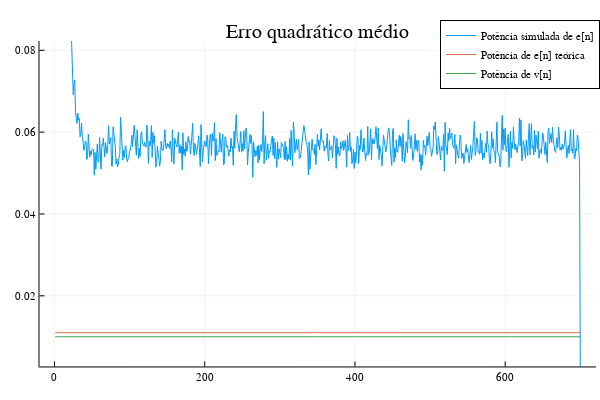

The notebook cell this image was saved under:
### Code cell
plot(title= "Erro quadrático médio")
plot!(erro', label = "Potência simulada de e[n]")
plot!(ones(N)*(σv2 + EMSE), label = "Potência de e[n] teórica")
plot!(ones(N)*σv2, label= "Potência de v[n]")
plot!(ylims = [0.005, 0.08])

### Figure 1 — Plotly figure (JSON) as saved in the notebook; plotly's stock layout.template omitted (floating-point values rounded to 4 significant figures; data arrays with more than 128 entries replaced by an {"elided": "..."} marker saying what was removed)
{"data": [{"colorbar": {"title": ""}, "legendgroup": "Potência simulada de e[n]", "line": {"color": "rgba(0, 154, 250, 1.000)", "dash": "solid", "shape": "linear", "width": 1}, "mode": "lines", "name": "Potência simulada de e[n]", "showlegend": true, "type": "scatter", "x": {"elided": "700 int values"}, "xaxis": "x", "y": {"elided": "700 float values"}, "yaxis": "y", "zmax": null, "zmin": null}, {"colorbar": {"title": ""}, "legendgroup": "Potência de e[n] teórica", "line": {"color": "rgba(227, 111, 71, 1.000)", "dash": "solid", "shape": "linear", "width": 1}, "mode": "lines", "name": "Potência de e[n] teórica", "showlegend": true, "type": "scatter", "x": {"elided": "700 int values"}, "xaxis": "x", "y": {"elided": "700 float values"}, "yaxis": "y", "zmax": null, "zmin": null}, {"colorbar": {"title": ""}, "legendgroup": "Potência de v[n]", "line": {"color": "rgba(62, 164, 78, 1.000)", "dash": "solid", "shape": "linear", "width": 1}, "mode": "lines", "name": "Potência de v[n]", "showlegend": true, "type": "scatter", "x": {"elided": "700 int values"}, "xaxis": "x", "y": {"elided": "700 float values"}, "yaxis": "y", "zmax": null, "zmin": null}], "layout": {"annotations": [{"font": {"color": "rgba(0, 0, 0, 1.000)", "family": "sans-serif", "size": 20}, "rotation": 0, "showarrow": false, "text": "Erro quadrático médio", "x": 0.5296, "xanchor": "center", "xref": "paper", "y": 1, "yanchor": "top", "yref": "paper"}], "height": 400, "legend": {"bgcolor": "rgba(255, 255, 255, 1.000)", "bordercolor": "rgba(0, 0, 0, 1.000)", "borderwidth": 1, "font": {"color": "rgba(0, 0, 0, 1.000)", "family": "sans-serif", "size": 11}, "tracegroupgap": 0, "traceorder": "normal", "x": 1, "xanchor": "auto", "y": 1, "yanchor": "auto"}, "margin": {"b": 20, "l": 0, "r": 0, "t": 20}, "paper_bgcolor": "rgba(255, 255, 255, 1.000)", "plot_bgcolor": "rgba(255, 255, 255, 1.000)", "showlegend": true, "width": 600, "xaxis": {"anchor": "y", "domain": [0.06582, 0.9934], "gridcolor": "rgba(0, 0, 0, 0.100)", "gridwidth": 0.5, "linecolor": "rgba(0, 0, 0, 1.000)", "mirror": false, "range": [-19.97, 721.0], "showgrid": true, "showline": true, "showticklabels": true, "tickangle": 0, "tickcolor": "rgb(0, 0, 0)", "tickfont": {"color": "rgba(0, 0, 0, 1.000)", "family": "sans-serif", "size": 11}, "tickmode": "array", "ticks": "inside", "ticktext": ["0", "200", "400", "600"], "tickvals": [0, 200, 400, 600], "title": "", "titlefont": {"color": "rgba(0, 0, 0, 1.000)", "family": "sans-serif", "size": 15}, "type": "-", "visible": true, "zeroline": false, "zerolinecolor": "rgba(0, 0, 0, 1.000)"}, "yaxis": {"anchor": "x", "domain": [0.03762, 0.9415], "gridcolor": "rgba(0, 0, 0, 0.100)", "gridwidth": 0.5, "linecolor": "rgba(0, 0, 0, 1.000)", "mirror": false, "range": [0.00275, 0.08225], "showgrid": true, "showline": true, "showticklabels": true, "tickangle": 0, "tickcolor": "rgb(0, 0, 0)", "tickfont": {"color": "rgba(0, 0, 0, 1.000)", "family": "sans-serif", "size": 11}, "tickmode": "array", "ticks": "inside", "ticktext": ["0.02", "0.04", "0.06", "0.08"], "tickvals": [0.02, 0.04, 0.06, 0.08], "title": "", "titlefont": {"color": "rgba(0, 0, 0, 1.000)", "family": "sans-serif", "size": 15}, "type": "-", "visible": true, "zeroline": false, "zerolinecolor": "rgba(0, 0, 0, 1.000)"}}}
